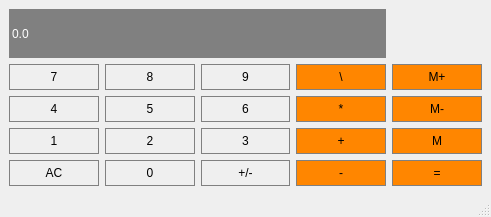
<?xml version="1.0" encoding="UTF-8"?>
<ui version="4.0">
 <class>calculator</class>
 <widget class="QMainWindow" name="calculator">
  <property name="geometry">
   <rect>
    <x>0</x>
    <y>0</y>
    <width>491</width>
    <height>217</height>
   </rect>
  </property>
  <property name="sizePolicy">
   <sizepolicy hsizetype="Fixed" vsizetype="Fixed">
    <horstretch>0</horstretch>
    <verstretch>0</verstretch>
   </sizepolicy>
  </property>
  <property name="windowTitle">
   <string>calculator</string>
  </property>
  <widget class="QWidget" name="centralwidget">
   <layout class="QGridLayout" name="gridLayout">
    <item row="7" column="3">
     <widget class="QPushButton" name="multification">
      <property name="styleSheet">
       <string notr="true">QPushButton{
background-color:#ff8600;
border: 1px solid gray;
padding: 5px;
}
QPushButtonPressed{
background-color:#A9A9A9;
border: 1px solid gray;
padding: 5px;
}</string>
      </property>
      <property name="text">
       <string>*</string>
      </property>
      <property name="default">
       <bool>true</bool>
      </property>
     </widget>
    </item>
    <item row="6" column="2">
     <widget class="QPushButton" name="Button9">
      <property name="styleSheet">
       <string notr="true">QPushButton{
background-color:#cococo;
border: 1px solid gray;
padding: 5px;
}
QPushButtonPressed{
background-color:#A9A9A9;
border: 1px solid gray;
padding: 5px;
}</string>
      </property>
      <property name="text">
       <string>9</string>
      </property>
      <property name="autoDefault">
       <bool>true</bool>
      </property>
      <property name="default">
       <bool>false</bool>
      </property>
     </widget>
    </item>
    <item row="9" column="2">
     <widget class="QPushButton" name="Button3">
      <property name="styleSheet">
       <string notr="true">QPushButton{
background-color:#COCOCO;
border: 1px solid gray;
padding: 5px;
}
QPushButtonPressed{
background-color:#A9A9A9;
border: 1px solid gray;
padding: 5px;
}</string>
      </property>
      <property name="text">
       <string>3</string>
      </property>
      <property name="default">
       <bool>true</bool>
      </property>
     </widget>
    </item>
    <item row="7" column="0">
     <widget class="QPushButton" name="Button4">
      <property name="styleSheet">
       <string notr="true">QPushButton{
background-color:#COCOCO;
border: 1px solid gray;
padding: 5px;
}
QPushButtonPressed{
background-color:#A9A9A9;
border: 1px solid gray;
padding: 5px;
}</string>
      </property>
      <property name="text">
       <string>4</string>
      </property>
      <property name="default">
       <bool>true</bool>
      </property>
     </widget>
    </item>
    <item row="9" column="0">
     <widget class="QPushButton" name="Button1">
      <property name="styleSheet">
       <string notr="true">QPushButton{
background-color:#COCOCO;
border: 1px solid gray;
padding: 5px;
}
QPushButtonPressed{
background-color:#A9A9A9;
border: 1px solid gray;
padding: 5px;
}</string>
      </property>
      <property name="text">
       <string>1</string>
      </property>
      <property name="default">
       <bool>true</bool>
      </property>
     </widget>
    </item>
    <item row="6" column="3">
     <widget class="QPushButton" name="Division">
      <property name="styleSheet">
       <string notr="true">QPushButton{
background-color:#ff8600;
border: 1px solid gray;
padding: 5px;
}
QPushButtonPressed{
background-color:#A9A9A9;
border: 1px solid gray;
padding: 5px;
}</string>
      </property>
      <property name="text">
       <string>\</string>
      </property>
      <property name="default">
       <bool>true</bool>
      </property>
     </widget>
    </item>
    <item row="9" column="3">
     <widget class="QPushButton" name="pushButton_12">
      <property name="styleSheet">
       <string notr="true">QPushButton{
background-color:#ff8600;
border: 1px solid gray;
padding: 5px;
}
QPushButtonPressed{
background-color:#A9A9A9;
border: 1px solid gray;
padding: 5px;
}</string>
      </property>
      <property name="text">
       <string>+</string>
      </property>
      <property name="default">
       <bool>true</bool>
      </property>
     </widget>
    </item>
    <item row="7" column="2">
     <widget class="QPushButton" name="Button6">
      <property name="styleSheet">
       <string notr="true">QPushButton{
background-color:#COCOCO;
border: 1px solid gray;
padding: 5px;
}
QPushButtonPressed{
background-color:#A9A9A9;
border: 1px solid gray;
padding: 5px;
}</string>
      </property>
      <property name="text">
       <string>6</string>
      </property>
      <property name="default">
       <bool>true</bool>
      </property>
     </widget>
    </item>
    <item row="9" column="1">
     <widget class="QPushButton" name="Button2">
      <property name="styleSheet">
       <string notr="true">QPushButton{
background-color:#COCOCO;
border: 1px solid gray;
padding: 5px;
}
QPushButtonPressed{
background-color:#A9A9A9;
border: 1px solid gray;
padding: 5px;
}</string>
      </property>
      <property name="text">
       <string>2</string>
      </property>
      <property name="default">
       <bool>true</bool>
      </property>
     </widget>
    </item>
    <item row="6" column="1">
     <widget class="QPushButton" name="Button8">
      <property name="styleSheet">
       <string notr="true">QPushButton{
background-color:#COCOCO;
border: 1px solid gray;
padding: 5px;
}
QPushButtonPressed{
background-color:#A9A9A9;
border: 1px solid gray;
padding: 5px;
}</string>
      </property>
      <property name="text">
       <string>8</string>
      </property>
      <property name="default">
       <bool>true</bool>
      </property>
     </widget>
    </item>
    <item row="7" column="1">
     <widget class="QPushButton" name="Button5">
      <property name="styleSheet">
       <string notr="true">QPushButton{
background-color:#COCOCO;
border: 1px solid gray;
padding: 5px;
}
QPushButtonPressed{
background-color:#A9A9A9;
border: 1px solid gray;
padding: 5px;
}</string>
      </property>
      <property name="text">
       <string>5</string>
      </property>
      <property name="default">
       <bool>true</bool>
      </property>
     </widget>
    </item>
    <item row="6" column="0">
     <widget class="QPushButton" name="Button7">
      <property name="styleSheet">
       <string notr="true">QPushButton{
background-color:#COCOCO;
border: 1px solid gray;
padding: 5px;
}
QPushButtonPressed{
background-color:#A9A9A9;
border: 1px solid gray;
padding: 5px;
}</string>
      </property>
      <property name="text">
       <string>7</string>
      </property>
      <property name="default">
       <bool>true</bool>
      </property>
     </widget>
    </item>
    <item row="10" column="0">
     <widget class="QPushButton" name="ButtonAC">
      <property name="styleSheet">
       <string notr="true">QPushButton{
background-color:#COCOCO;
border: 1px solid gray;
padding: 5px;
}
QPushButtonPressed{
background-color:#A9A9A9;
border: 1px solid gray;
padding: 5px;
}</string>
      </property>
      <property name="text">
       <string>AC</string>
      </property>
      <property name="default">
       <bool>true</bool>
      </property>
     </widget>
    </item>
    <item row="10" column="1">
     <widget class="QPushButton" name="Button0">
      <property name="styleSheet">
       <string notr="true">QPushButton{
background-color:#COCOCO;
border: 1px solid gray;
padding: 5px;
}
QPushButtonPressed{
background-color:#A9A9A9;
border: 1px solid gray;
padding: 5px;
}</string>
      </property>
      <property name="text">
       <string>0</string>
      </property>
      <property name="default">
       <bool>true</bool>
      </property>
     </widget>
    </item>
    <item row="10" column="2">
     <widget class="QPushButton" name="changesign">
      <property name="styleSheet">
       <string notr="true">QPushButton{
background-color:#COCOCO;
border: 1px solid gray;
padding: 5px;
}
QPushButtonPressed{
background-color:#A9A9A9;
border: 1px solid gray;
padding: 5px;
}</string>
      </property>
      <property name="text">
       <string>+/-</string>
      </property>
      <property name="default">
       <bool>true</bool>
      </property>
     </widget>
    </item>
    <item row="10" column="3">
     <widget class="QPushButton" name="substraction">
      <property name="styleSheet">
       <string notr="true">QPushButton{
background-color:#ff8600;
border: 1px solid gray;
padding: 5px;
}
QPushButtonPressed{
background-color:#A9A9A9;
border: 1px solid gray;
padding: 5px;
}</string>
      </property>
      <property name="text">
       <string>-</string>
      </property>
      <property name="default">
       <bool>true</bool>
      </property>
     </widget>
    </item>
    <item row="6" column="4">
     <widget class="QPushButton" name="memoryadd">
      <property name="styleSheet">
       <string notr="true">QPushButton{
background-color:#ff8600;
border: 1px solid gray;
padding: 5px;
}
QPushButtonPressed{
background-color:#A9A9A9;
border: 1px solid gray;
padding: 5px;
}</string>
      </property>
      <property name="text">
       <string>M+</string>
      </property>
      <property name="default">
       <bool>true</bool>
      </property>
     </widget>
    </item>
    <item row="7" column="4">
     <widget class="QPushButton" name="memorysub">
      <property name="styleSheet">
       <string notr="true">QPushButton{
background-color:#ff8600;
border: 1px solid gray;
padding: 5px;
}
QPushButtonPressed{
background-color:#A9A9A9;
border: 1px solid gray;
padding: 5px;
}</string>
      </property>
      <property name="text">
       <string>M-</string>
      </property>
      <property name="default">
       <bool>true</bool>
      </property>
     </widget>
    </item>
    <item row="9" column="4">
     <widget class="QPushButton" name="memory">
      <property name="styleSheet">
       <string notr="true">QPushButton{
background-color:#ff8600;
border: 1px solid gray;
padding: 5px;
}
QPushButtonPressed{
background-color:#A9A9A9;
border: 1px solid gray;
padding: 5px;
}</string>
      </property>
      <property name="text">
       <string>M</string>
      </property>
      <property name="default">
       <bool>true</bool>
      </property>
     </widget>
    </item>
    <item row="10" column="4">
     <widget class="QPushButton" name="equalto">
      <property name="styleSheet">
       <string notr="true">QPushButton{
background-color:#ff8600;
border: 1px solid gray;
padding: 5px;
}
QPushButtonPressed{
background-color:#A9A9A9;
border: 1px solid gray;
padding: 5px;
}</string>
      </property>
      <property name="text">
       <string>=</string>
      </property>
      <property name="default">
       <bool>true</bool>
      </property>
     </widget>
    </item>
    <item row="0" column="0" colspan="4">
     <widget class="QLineEdit" name="Display">
      <property name="sizePolicy">
       <sizepolicy hsizetype="Expanding" vsizetype="Preferred">
        <horstretch>0</horstretch>
        <verstretch>0</verstretch>
       </sizepolicy>
      </property>
      <property name="styleSheet">
       <string notr="true">QLineEdit{
background-color:gray;
border: 1px solid gray;
color:#ffffff;
}</string>
      </property>
      <property name="inputMask">
       <string/>
      </property>
      <property name="text">
       <string>0.0</string>
      </property>
     </widget>
    </item>
   </layout>
  </widget>
  <widget class="QStatusBar" name="statusbar"/>
  <widget class="QMenuBar" name="menuBar">
   <property name="geometry">
    <rect>
     <x>0</x>
     <y>0</y>
     <width>491</width>
     <height>22</height>
    </rect>
   </property>
  </widget>
 </widget>
 <resources/>
 <connections/>
</ui>
